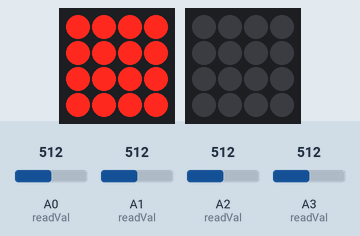
Simulated run of this sketch. Board: Arduino Uno, built with avr-gcc and run on an emulated ATmega328P. Shown: 4×4 LED matrix, 4×4 RGB LED matrix (first LED top left, wired row by row). Wiring (inferred from the names in the program): LED matrix (orientation assumed): rows pin 8, pin 10, pin 11, pin 12; columns pin 2, pin 3, pin 4, pin 5. The inputs (shaded band) are chosen by the test bench; at power-on: A0 (readVal) = 512, A1 (readVal) = 512, A2 (readVal) = 512, A3 (readVal) = 512. Dim RGB values are drawn brighter than linear.

Above: at 1.2 s.
1.3 s: A0 (readVal) set to 561
2.8 s: A0 (readVal) set to 590
At 3.7 s:
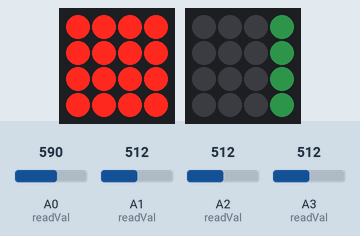
4.3 s: A1 (readVal) set to 716
At 4.8 s:
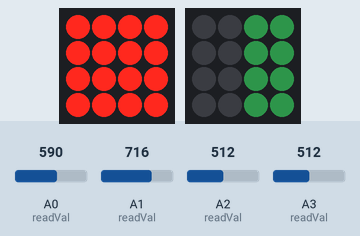
5.8 s: A2 (readVal) set to 716
At 7.0 s:
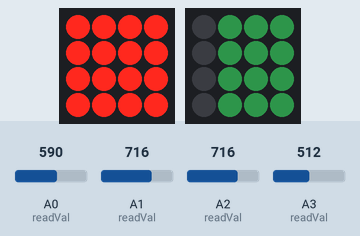
7.3 s: A3 (readVal) set to 564
8.8 s: A3 (readVal) set to 580
At 9.5 s:
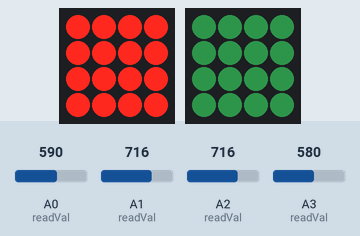
Timing chart, 0 to 11.3 s (numbered marks = the images above; inputs shaded):
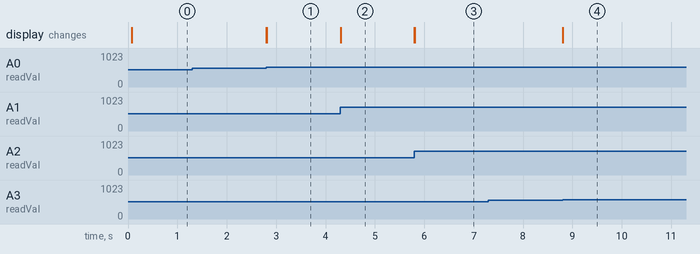

The sketch:

4x4_Table_Square.ino
```cpp
/*
 Resposive LED Panels

 This sketch controls Interactive LED panels designed by Rodney Trusty
 Instagram: @Rodneytrusty

 Created September 18, 2019
 by Rodney Trusty
 */

#include <Adafruit_NeoPixel.h>

/*Set Defines for Row and Column control pins*/
#define ROW_1 8
#define ROW_2 10
#define ROW_3 11
#define ROW_4 12
#define NUM_ROWS 4       //Number of rows in IR array

#define COLUMN_1 2
#define COLUMN_2 3
#define COLUMN_3 4
#define COLUMN_4 5
#define NUM_COLUMNS 4    //Number of columns in IR array


/*Defines for Analog read pins*/
#define READ_1 A0
#define READ_2 A1
#define READ_3 A2
#define READ_4 A3
#define NUM_READ 4       //Number of analog reads in IR array

#define LED_SIGNAL 9     //Addressable LED Signal Pin

#define NUM_PIXELS (NUM_ROWS * NUM_COLUMNS)

#define LED_BRIGHTNESS 20

Adafruit_NeoPixel strip = Adafruit_NeoPixel(NUM_PIXELS, LED_SIGNAL, NEO_GRB + NEO_KHZ800);

byte red = 80;

byte green = 255;

byte blue = 125;

byte rows[8] = {ROW_1, ROW_2, ROW_3, ROW_4};

byte columns[8] = {COLUMN_1, COLUMN_2, COLUMN_3, COLUMN_4};

byte readVal[8] = {READ_1, READ_2, READ_3, READ_4};

short value_with_ir = 0;

short value_difference = 0;

short calibration_values[16] = {0,0,0,0,
                                0,0,0,0,
                                0,0,0,0,
                                0,0,0,0};

unsigned short threshold = 60;         //Threshold to activate LEDs. Lower value = more sensitivity

byte pixel_num = 0;

void setup(){

Serial.begin(9600);                            //Set up Serial for debugging

pinMode(LED_SIGNAL, OUTPUT);                   //Set LED Signal pin to output.
                                               //This pin controls the addressable LEDs

for(byte x = 0; x < NUM_ROWS; x++)             //Set Row pins to output
   {
    pinMode(rows[x], OUTPUT);
   }

for(byte x = 0; x < NUM_COLUMNS; x++)         //Set Column pins to output
   {
    pinMode(columns[x], OUTPUT);
   }

for(byte x = 0; x < NUM_READ; x++)               //Set Analog Read pins Input
   {
    pinMode(readVal[x], INPUT);
   }

  strip.begin();                                 //Initialize Addressable LED library

  strip.setBrightness(LED_BRIGHTNESS);           //Set Addressable LED Brightness

  strip.show();                                  //Initialize all Pixels to off

  ir_calibrate();                                //Calibrate IR Sensors
                                                 //Make sure no objects are present during calibration

  }


void loop(){


for(byte x = 0; x < NUM_COLUMNS ; x++)             //Begin Loop through Columns
   {

       digitalWrite(columns[x], HIGH);             //Set current Column pin HIGH

       for(byte y = 0; y < NUM_ROWS; y++)          //Begin Loop through Rows
          {

          digitalWrite(rows[y], HIGH);             //Set Current Row HIGH

          delayMicroseconds(100);                  //Mandatory Delay

          value_with_ir = analogRead(readVal[y]);  //Read analog value of IR Detector "WITH" IR Emitter

          digitalWrite(rows[y], LOW);              //Set Current Row LOW

          pixel_num = (x*NUM_COLUMNS)+(NUM_ROWS - (y+1));   //Calculate the corresponding LED

          if(value_with_ir > calibration_values[pixel_num])
            {

              value_difference = value_with_ir - calibration_values[pixel_num];

            }

        else{

              value_difference = 0;

            }

          if(value_difference > threshold)
            {
            //Change the values of red, green and blue as you wish anywhere in the program for cool effects
            strip.setPixelColor(pixel_num,red, green, blue);        //Turn ON the corresponding LED

            }

        else{

            strip.setPixelColor(pixel_num,0,0,0);            //Turn OFF the corresponding LED

            }

          }

       digitalWrite(columns[x], LOW);        //Turn OFF Current ROW

    }

           strip.show();                     //Display Changes made to addressable LEDs

           }


void ir_calibrate(void)
                 {


    short ir_averages[NUM_PIXELS] = {0,0,0,0,0,0,0,0,0,0,0,0,0,0,0,0};

for(byte h = 0; h < 10; h++)
   {

    for(byte i = 0; i < NUM_COLUMNS; i++)
       {

        digitalWrite(columns[i], HIGH);                    //Set current Column pin HIGH

        for(byte j = 0; j < NUM_ROWS; j++)
           {

          digitalWrite(rows[j], HIGH);                      //Set current Row HIGH

          delayMicroseconds(100);                           //Mandatory Delay

          value_with_ir = analogRead(readVal[j]);           //Read analog value of IR Detector "WITH" IR Emitter

          digitalWrite(rows[j], LOW);                       //Set current Row LOW

          pixel_num = (i*NUM_COLUMNS)+(NUM_ROWS - (j+1));   //Calculate the corresponding LED number

          ir_averages[pixel_num] += value_with_ir;       //Add read value to total for position

           }

       }

    for(byte m = 0; m < NUM_PIXELS; m++){

      calibration_values[m] = (ir_averages[m]/10);          //take average of accumulated detector reads

      }


   }
                 }
```

Measured:
- the behaviour switches between 572 and 573 on A0 (readVal) (found by bisection; images 0 and 1)
- the behaviour switches between 572 and 573 on A3 (readVal) (found by bisection; images 3 and 4)
- after the input at 1.3 s, every drawn part: stays the same
- after the input at 7.3 s, every drawn part: stays the same
